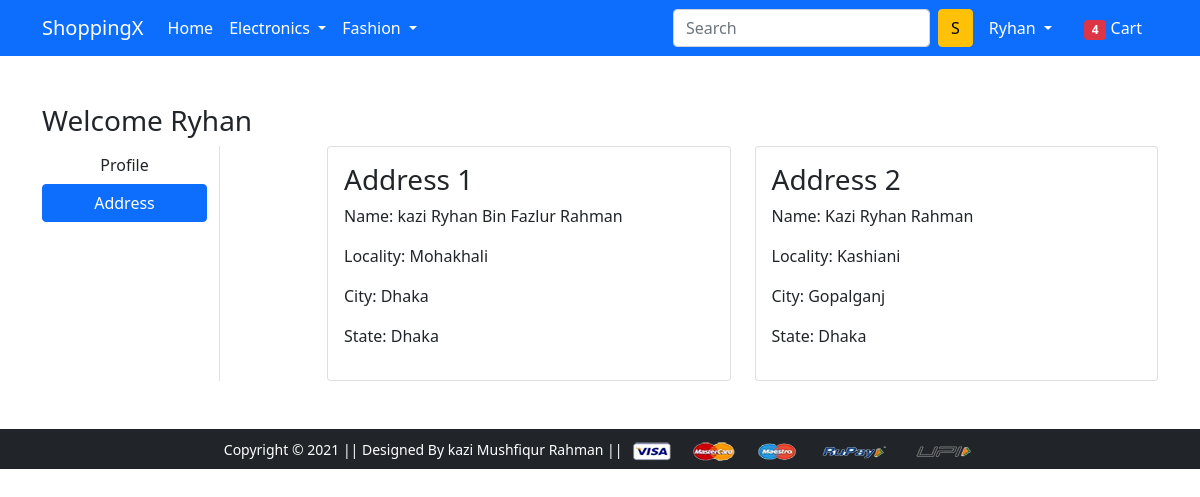
The page /address/ (signed in) on the database its author committed.
### app/models.py (models this page shows, shortened)
class Customer(models.Model):
    user = models.ForeignKey(User, on_delete=models.CASCADE)
    name = models.CharField(max_length=200)
    locality = models.CharField(max_length=200)
    city = models.CharField(max_length=50)
    zipcode = models.IntegerField()
    state = models.CharField(choices=STATE_CHOICES, max_length=50)

### app/views.py (the view)
# urls.py: path('address/', views.address, name='address'),
@login_required
def address(request):
    addresses = Customer.objects.filter(user=request.user)
    return render(request, 'app/address.html',
    {'addresses': addresses, 'active': 'btn-primary'})

### app/templates/app/address.html (shortened to what this page needs)
{% extends 'app/base.html' %}
{% load static %}
{% block main-content %}
<div class="container my-5">
 <div class="row">
 <h3>Welcome <span class="text-capitalize">{{request.user}}</span></h3>
  <div class="col-sm-2 border-end">
   <ul class="list-unstyled">
    <li class="d-grid"><a href="{% url 'profile' %}" class="btn">Profile</a></li>
    <li class="d-grid"><a href="{% url 'address' %}" class="btn {{active}}">Address</a></li>
   </ul>
  </div>
  <div class="col-sm-9 offset-sm-1">
   <div class="row">
    {% for address in addresses %}
    <div class="col-sm-6">
     <div class="card">
      <div class="card-body">
       <h3>Address {{ forloop.counter }}</h3>
       <p>Name: {{address.name}}</p>
       <p>Locality: {{address.locality}}</p>
       <p>City: {{address.city}}</p>
       <p>State: {{address.state}}</p>
      </div>
     </div>
    </div>
    {% endfor %}
   </div>
  </div>
 </div>
</div>
{% endblock main-content %}

### app/templates/app/base.html (shortened to what this page needs)
<!doctype html>
{% load static %}
<html lang="en">
  <head>
    <link href="https://cdn.jsdelivr.net/npm/bootstrap@5.0.0-beta1/dist/css/bootstrap.min.css" rel="stylesheet">
    <link rel="stylesheet" href="{% static 'app/css/owl.carousel.min.css' %}">
    <link rel="stylesheet" href="{% static 'app/css/all.min.css' %}">
    <link rel="stylesheet" href="{% static 'app/css/style.css' %}">
  </head>
  <body>
    <nav class="navbar navbar-expand-lg navbar-dark bg-primary">
     <div class="container">
       <a class="navbar-brand" href="/">ShoppingX</a>
       <div class="collapse navbar-collapse" id="navbarSupportedContent">
         <ul class="navbar-nav me-auto mb-2 mb-lg-0">
           <li class="nav-item">
             <a class="nav-link active" aria-current="page" href="/">Home</a>
           </li>
           <li class="nav-item dropdown">
             <a class="nav-link dropdown-toggle text-white" href="#" id="electronicsDropdown" role="button" data-bs-toggle="dropdown" aria-expanded="false">
               Electronics
             </a>
           </li>
           <li class="nav-item dropdown">
             <a class="nav-link dropdown-toggle text-white" href="#" id="fashionDropdown" role="button" data-bs-toggle="dropdown" aria-expanded="false">
               Fashion
             </a>
           </li>
         </ul>
         <form class="d-flex">
           <input class="form-control me-2" type="search" placeholder="Search" aria-label="Search">
           <button class="btn btn-warning" type="submit">S</button>
         </form>
         <div>
          <ul class="navbar-nav me-auto mb-2 mb-lg-0">
            {% if request.user.is_authenticated %}
           <li class="nav-item dropdown mx-2">
              <a class="nav-link dropdown-toggle text-white" href="#" id="profileDropdown" role="button" data-bs-toggle="dropdown" aria-expanded="false">
                {{request.user.username|capfirst}}
              </a>
            </li>
            <li class="nav-item mx-2">
            <a href="{% url 'show-cart' %}" class="nav-link text-white">
              <span class="badge bg-danger">4</span> Cart
            </a>
            </li>
            {% endif %}
          </ul>
         </div>
       </div>
     </div>
    </nav>
    {% block main-content %} {% endblock main-content %}
    <footer class="container-fluid bg-dark text-center p-2 mt-5">
        <small class="text-white">Copyright &copy; 2021 || Designed By kazi Mushfiqur Rahman || </small>
        <img src="{% static 'app/images/payment.png' %}" alt="" srcset="" class="img-fluid" height="2px">
    </footer>
  </body>
</html>

### rows shown on the page
Customer: name "kazi Ryhan Bin Fazlur Rahman", locality "Mohakhali", city "Dhaka", state "Dhaka"
Customer: name "Kazi Ryhan Rahman", locality "Kashiani", city "Gopalganj", state "Dhaka"

### other values the page prints
{{ request.user.username|capfirst }} "Ryhan"
{{ request.user }} "Ryhan"
